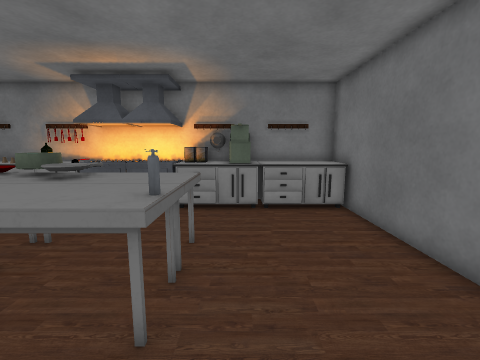
[1] (above)

16 first-person views from a walk through a scene from a Unity 3-D project. The camera is 1.3 m above the floor, tilts 8° down and sees 90° across. The floor is counted in squares, 0.48 m on a side. Each view is taken from the middle of a square. On the plan, view 1 faces up. The plan holds only what a view shows up to about 18 squares ahead; the rest is blank. The player is left out. Some surface patterns are stand-ins.

[2]
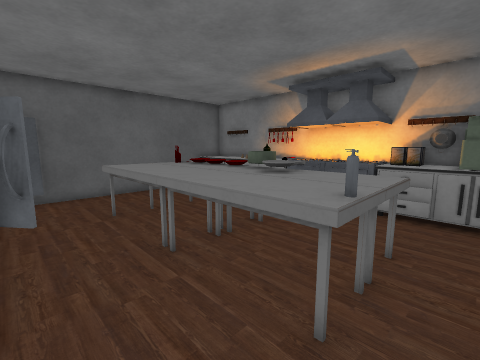

[3]
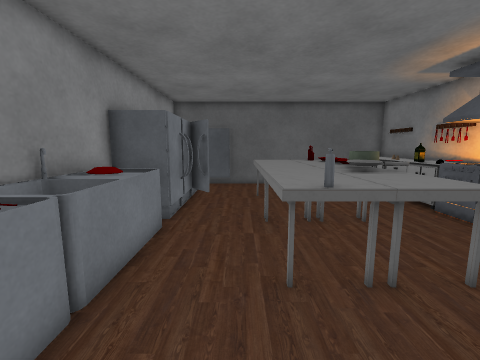

[4]
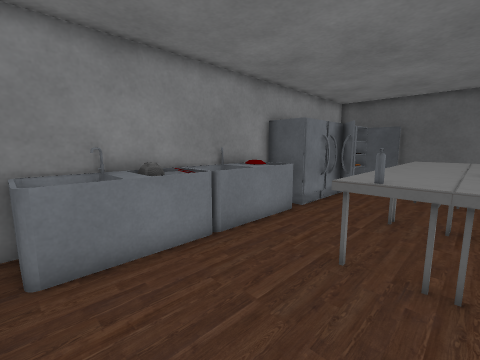

[5]
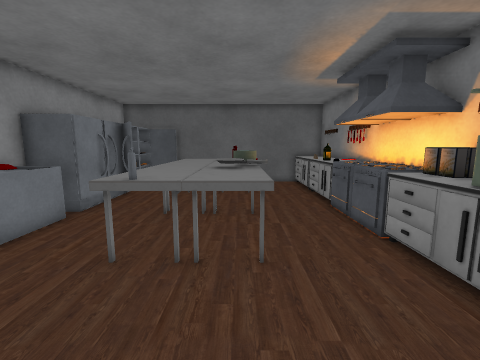

[6]
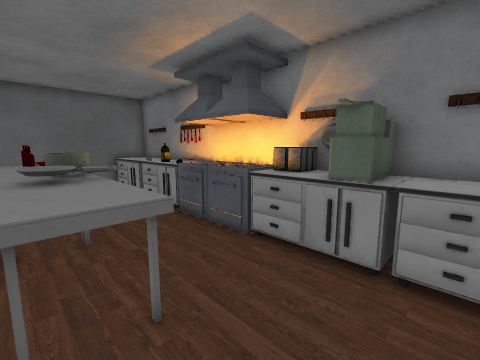

[7]
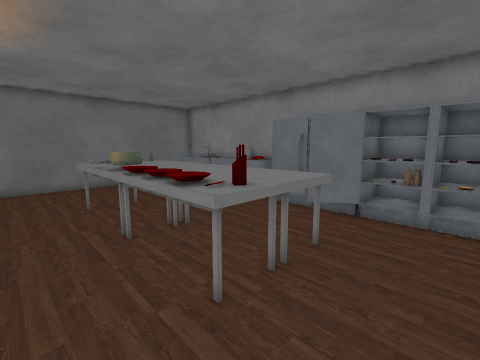

[8]
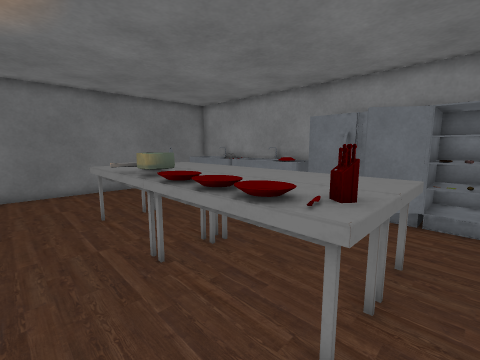

[9]
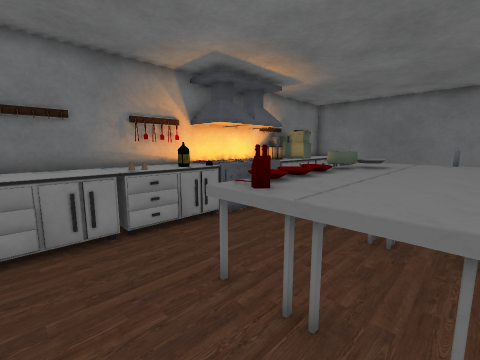

[10]
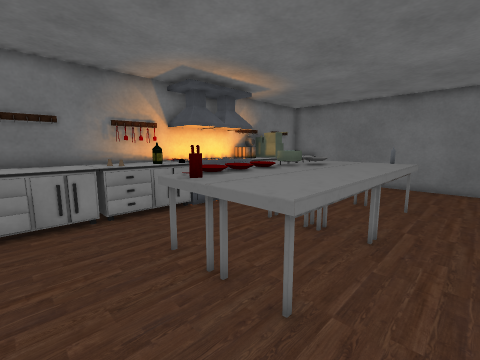

[11]
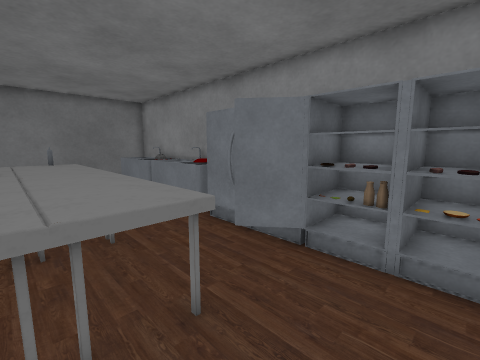

[12]
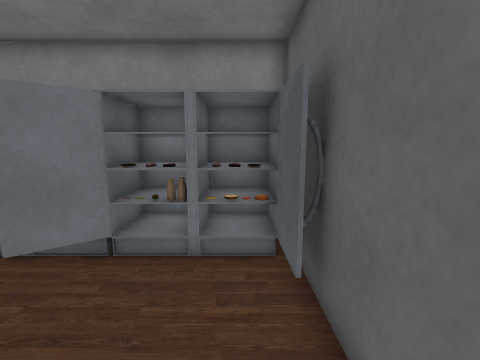

[13]
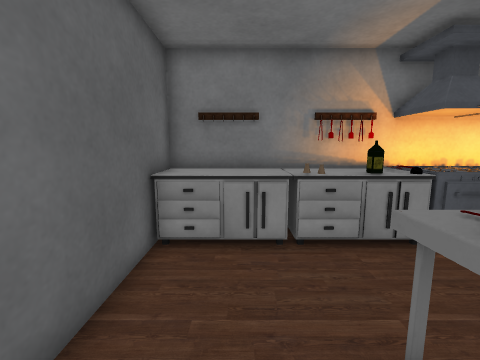

[14]
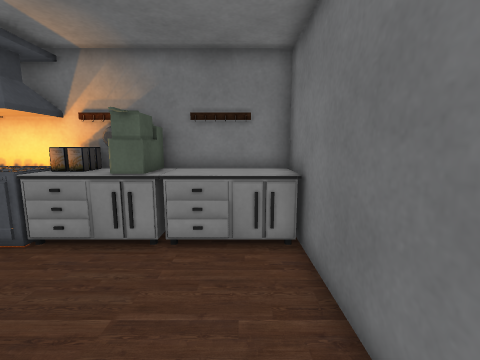

[15]
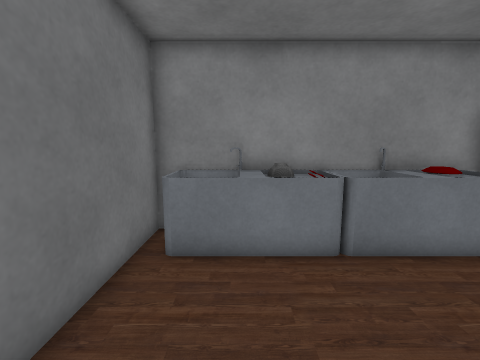

[16]
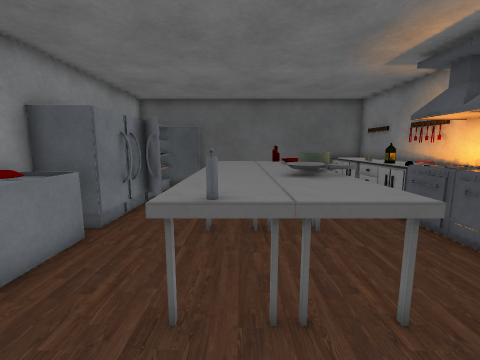

### Floor plan
Key: @ floor where view 1 was taken; # wall or solid block; . floor; E oven; B bottle; T table; P pot; F fire extinguisher; R fridge; S sink; O other object.
Columns run from 15 left of view 1 to 5 right of it. Each row starts with its distance up from view 1.
 12  OOOOOOO#E#E#OO##OOO#
 11  OOOOOOBEEEEEOOOOOOOO
 10  OOOOOOBEEEEEOOOOOOOO
  9  #..................#
  8  #..................#
  7  #...TTTTTPTTTT.....#
  6  #...TTTTPPTTTT.....#
  5  #...TTTTTTTTTT.....#
  4  #...TTTTTTTTTF.....#
  3  #...TTTTTTTTTT.....#
  2 ##..................#
  1 #R..................#
  0  R....RRR......@....#
 -1  RRRRRRRRRSSSSSSSSSS#
 -2  RRRR    RSSSSSSSS S#
 -3  RRRR    RSSSSSSSSSS#

Where each view was taken, in squares from view 1:
view 1: 0 up, 0 right, facing up
view 2: 0 up, 0 right, facing up-left
view 3: 2 up, 3 right, facing left
view 4: 5 up, 4 right, facing down-left
view 5: 6 up, 4 right, facing left
view 6: 5 up, 2 right, facing up-left
view 7: 9 up, 13 left, facing down-right
view 8: 9 up, 11 left, facing down-right
view 9: 3 up, 13 left, facing up-right
view 10: 1 up, 13 left, facing up-right
view 11: 5 up, 13 left, facing down-right
view 12: 5 up, 13 left, facing down
view 13: 4 up, 12 left, facing up
view 14: 4 up, 3 right, facing up
view 15: 5 up, 2 right, facing down
view 16: 4 up, 2 right, facing left
